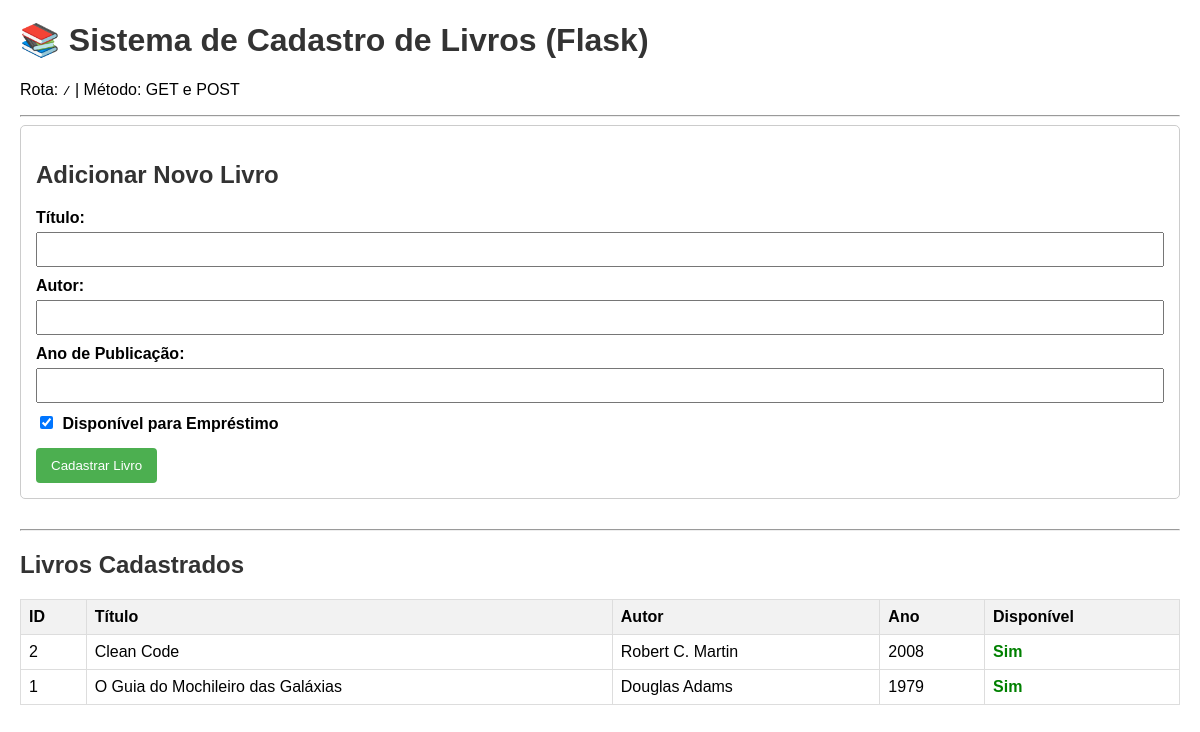
Before: / with the older database file.
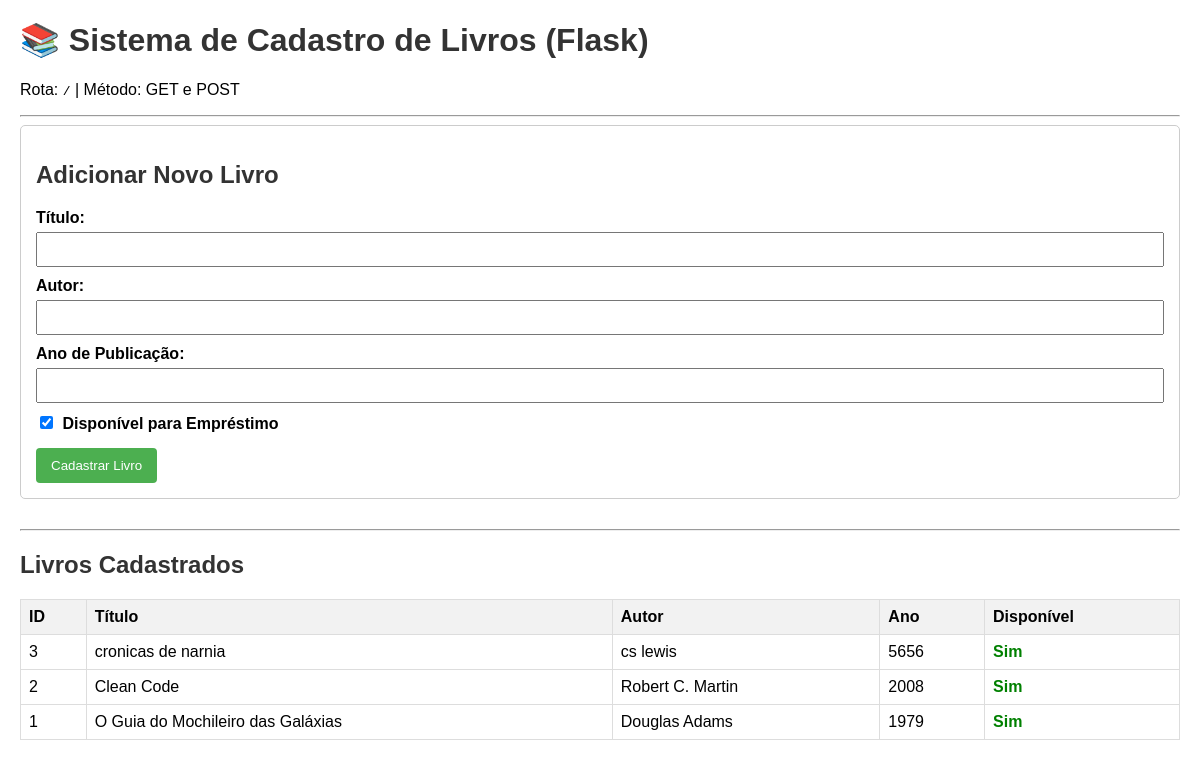
After: the same page with the newer database file.
### tables this page shows
CREATE TABLE livros (
    id INTEGER PRIMARY KEY AUTOINCREMENT,  -- Chave primária, autoincremento 
    titulo TEXT NOT NULL,                  -- Texto (não pode ser nulo)
    autor TEXT NOT NULL,                   -- Texto (não pode ser nulo) 
    ano_publicacao INTEGER,                -- Inteiro 
    disponivel BOOLEAN                     -- Booleano (em SQLite, tipicamente 0 ou 1) 
);

### app_flask.py (the view, shortened to what this page needs)
@app.route('/', methods=['GET', 'POST'])
def index():
    conn = get_db_connection()
    livros = conn.execute('SELECT * FROM livros ORDER BY id DESC').fetchall()
    conn.close()
    return render_template('index.html', livros=livros)

### app_flask.py (called while the page is built)
def get_db_connection():
    conn = sqlite3.connect(DATABASE_NAME)
    conn.row_factory = sqlite3.Row
    return conn

### templates/index.html (shortened to what this page needs)
<!DOCTYPE html>
<html lang="pt-BR">
<head>
</head>
<body>
    <h1>📚 Sistema de Cadastro de Livros (Flask)</h1>
    <p>Rota: <code>/</code> | Método: GET e POST</p>
    <hr>
    <div class="form-container">
        <h2>Adicionar Novo Livro</h2>
        <form method="POST" action="/">
            <label for="titulo">Título:</label>
            <input type="text" id="titulo" name="titulo" required>
            <label for="autor">Autor:</label>
            <input type="text" id="autor" name="autor" required>
            <label for="ano_publicacao">Ano de Publicação:</label>
            <input type="number" id="ano_publicacao" name="ano_publicacao" required>
            <label>
                <input type="checkbox" id="disponivel" name="disponivel" checked>
                Disponível para Empréstimo
            </label>
            <button type="submit">Cadastrar Livro</button>
        </form>
    </div>
    <hr>
    <h2>Livros Cadastrados</h2>
    {% if livros %}
    <table>
        <thead>
            <tr>
                <th>ID</th>
                <th>Título</th>
                <th>Autor</th>
                <th>Ano</th>
                <th>Disponível</th>
            </tr>
        </thead>
        <tbody>
            {% for livro in livros %}
            <tr>
                <td>{{ livro['id'] }}</td>
                <td>{{ livro['titulo'] }}</td>
                <td>{{ livro['autor'] }}</td>
                <td>{{ livro['ano_publicacao'] }}</td>
                <td>
                    {% if livro['disponivel'] == 1 %}
                        <span class="disponivel">Sim</span>
                    {% else %}
                        <span class="indisponivel">Não</span>
                    {% endif %}
                </td>
            </tr>
            {% endfor %}
        </tbody>
    </table>
    {% else %}
    <p>Nenhum livro cadastrado. Use o formulário acima para adicionar um novo.</p>
    {% endif %}
</body>
</html>

### templates/index.html (style rules this page uses)
body { font-family: Arial, sans-serif; margin: 20px; }
h1, h2 { color: #333; }
table { width: 100%; border-collapse: collapse; margin-top: 20px; }
th, td { border: 1px solid #ddd; padding: 8px; text-align: left; }
th { background-color: #f2f2f2; }
.form-container { margin-bottom: 30px; padding: 15px; border: 1px solid #ccc; border-radius: 5px; }
label { display: block; margin-top: 10px; font-weight: bold; }
input[type="text"], input[type="number"] { width: 100%; padding: 8px; margin-top: 5px; box-sizing: border-box; }
input[type="checkbox"] { margin-right: 5px; }
button { background-color: #4CAF50; color: white; padding: 10px 15px; border: none; cursor: pointer; margin-top: 15px; border-radius: 4px; }
.disponivel { color: green; font-weight: bold; }

Changed rows visible on the page:
added livros: id "3", titulo "cronicas de narnia", autor "cs lewis", ano_publicacao "5656", disponivel "Sim"
